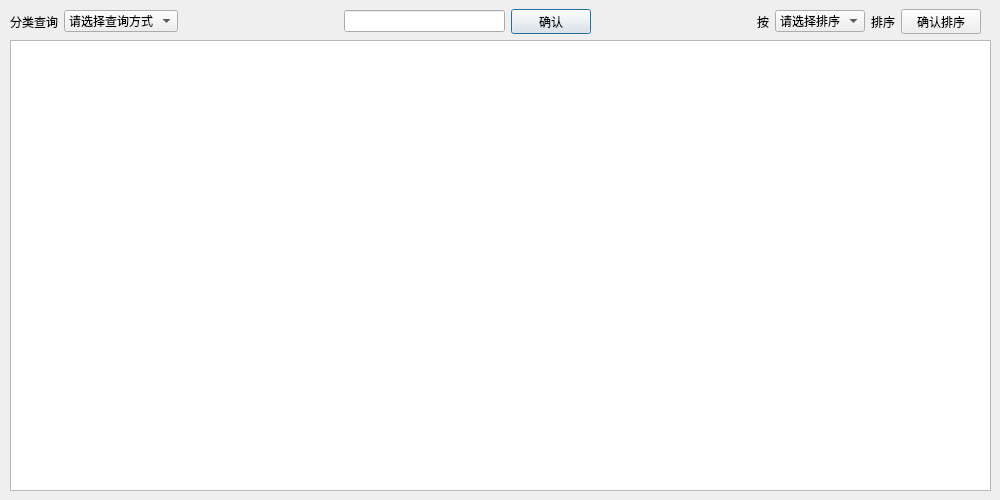
<?xml version="1.0" encoding="UTF-8"?>
<ui version="4.0">
 <class>search</class>
 <widget class="QDialog" name="search">
  <property name="geometry">
   <rect>
    <x>0</x>
    <y>0</y>
    <width>1000</width>
    <height>500</height>
   </rect>
  </property>
  <property name="windowTitle">
   <string>Dialog</string>
  </property>
  <widget class="QTableView" name="tableView">
   <property name="geometry">
    <rect>
     <x>10</x>
     <y>40</y>
     <width>981</width>
     <height>451</height>
    </rect>
   </property>
   <property name="editTriggers">
    <set>QAbstractItemView::NoEditTriggers</set>
   </property>
  </widget>
  <widget class="QWidget" name="">
   <property name="geometry">
    <rect>
     <x>10</x>
     <y>9</y>
     <width>971</width>
     <height>25</height>
    </rect>
   </property>
   <layout class="QHBoxLayout" name="horizontalLayout">
    <item>
     <widget class="QLabel" name="label">
      <property name="text">
       <string>分类查询</string>
      </property>
     </widget>
    </item>
    <item>
     <widget class="QComboBox" name="comboBox_method">
      <item>
       <property name="text">
        <string>请选择查询方式</string>
       </property>
      </item>
      <item>
       <property name="text">
        <string>按名称查询</string>
       </property>
      </item>
      <item>
       <property name="text">
        <string>按编号查询</string>
       </property>
      </item>
      <item>
       <property name="text">
        <string>按评分查询</string>
       </property>
      </item>
      <item>
       <property name="text">
        <string>按名著查询</string>
       </property>
      </item>
      <item>
       <property name="text">
        <string>按地域查询</string>
       </property>
      </item>
      <item>
       <property name="text">
        <string>按剧情查询</string>
       </property>
      </item>
      <item>
       <property name="text">
        <string>按语言查询</string>
       </property>
      </item>
      <item>
       <property name="text">
        <string>按导演查询</string>
       </property>
      </item>
      <item>
       <property name="text">
        <string>按演员查询</string>
       </property>
      </item>
      <item>
       <property name="text">
        <string/>
       </property>
      </item>
     </widget>
    </item>
    <item>
     <spacer name="horizontalSpacer">
      <property name="orientation">
       <enum>Qt::Horizontal</enum>
      </property>
      <property name="sizeHint" stdset="0">
       <size>
        <width>40</width>
        <height>20</height>
       </size>
      </property>
     </spacer>
    </item>
    <item>
     <widget class="QLineEdit" name="lineEdit_search"/>
    </item>
    <item>
     <widget class="QPushButton" name="pushButton_queren">
      <property name="text">
       <string>确认</string>
      </property>
     </widget>
    </item>
    <item>
     <spacer name="horizontalSpacer_2">
      <property name="orientation">
       <enum>Qt::Horizontal</enum>
      </property>
      <property name="sizeHint" stdset="0">
       <size>
        <width>40</width>
        <height>20</height>
       </size>
      </property>
     </spacer>
    </item>
    <item>
     <widget class="QLabel" name="label_2">
      <property name="text">
       <string>按</string>
      </property>
     </widget>
    </item>
    <item>
     <widget class="QComboBox" name="comboBox_sorting">
      <item>
       <property name="text">
        <string>请选择排序</string>
       </property>
      </item>
      <item>
       <property name="text">
        <string>评分</string>
       </property>
      </item>
     </widget>
    </item>
    <item>
     <widget class="QLabel" name="label_3">
      <property name="text">
       <string>排序</string>
      </property>
     </widget>
    </item>
    <item>
     <widget class="QPushButton" name="pushButton_sorting">
      <property name="text">
       <string>确认排序</string>
      </property>
     </widget>
    </item>
   </layout>
  </widget>
 </widget>
 <resources/>
 <connections/>
</ui>
